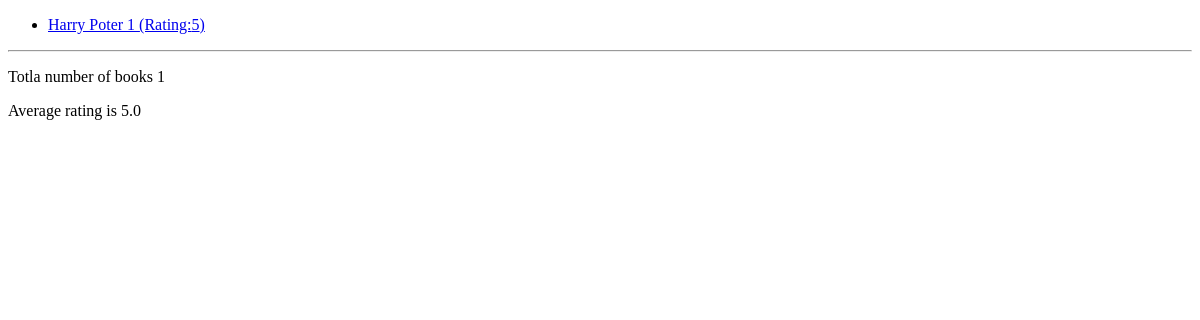
/, run on an earlier commit of the app's database.
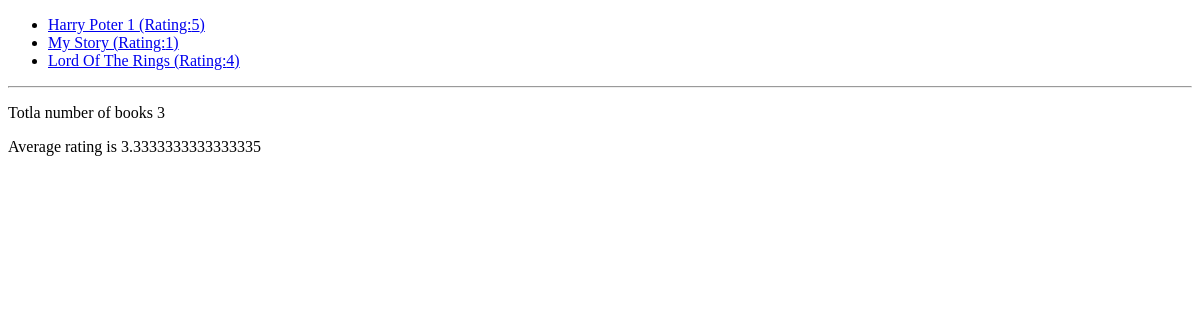
And on a later commit of the database.
### book_outlet/models.py (models this page shows, shortened)
class Book(models.Model):
    title = models.CharField(max_length=50)
    rating = models.IntegerField(
        validators=[MinValueValidator(1), MaxValueValidator(5)])
    author = models.ForeignKey(
        Author, on_delete=models.CASCADE, null=True, related_name='books')
    is_bestselling = models.BooleanField(default=False)
    slug = models.SlugField(default='', blank=True, null=False, db_index=True)
    published_countries = models.ManyToManyField(Country)
    def get_absolute_url(self):
        return reverse("book-detail", args=[self.slug])

### book_outlet/views.py (the view)
# urls.py: path('', views.index),
def index(request):
    books = Book.objects.all()
    num_books = books.count()
    avg_rating = books.aggregate(Avg('rating'))
    return render(request, 'book_outlet/index.html', {
        'books':books,
        'total_number_of_the_books':num_books,
        'average_rating':avg_rating
    })

### book_outlet/templates/book_outlet/index.html (shortened to what this page needs)
{% extends 'book_outlet/base.html' %}
{% block content %}
<ul>
    {% for book in books %}
     <li><a href="{{book.get_absolute_url}}">{{book.title}} (Rating:{{book.rating}})</a></li>
    {% endfor %}
</ul>
<hr>
<p>Totla number of books {{total_number_of_the_books}}</p>
<p>Average rating is {{average_rating.rating__avg}}</p>
{% endblock content %}

### book_outlet/templates/book_outlet/base.html (shortened to what this page needs)
<!DOCTYPE html>
<html lang="en">
  <head>
  </head>
  <body>
    {% block content %}
    {% endblock content %}
  </body>
</html>

What changed in the data, as far as the page shows it:
added Book: title "My Story", rating "1"
added Book: title "Lord Of The Rings", rating "4"
Also different on the page:
{{ total_number_of_the_books }}: "1" → "3"
{{ average_rating.rating__avg }}: "5.0" → "3.3333333333333335"
